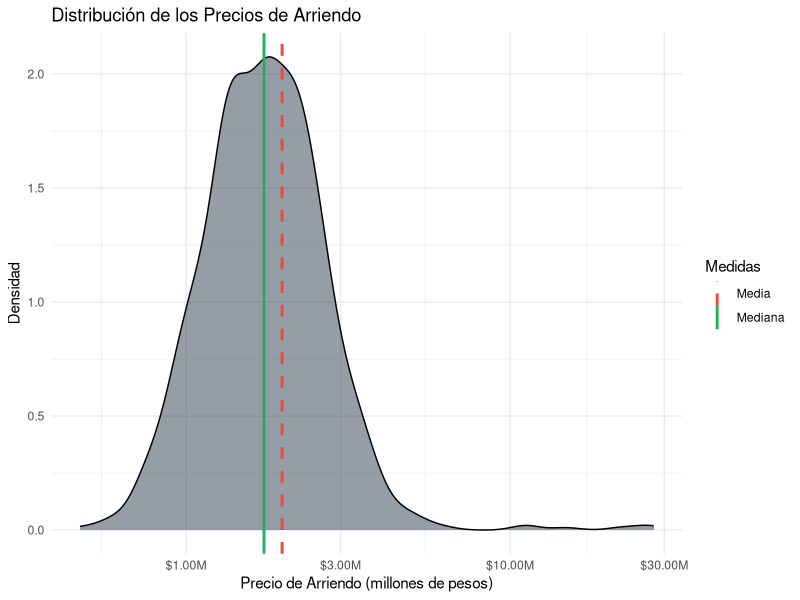
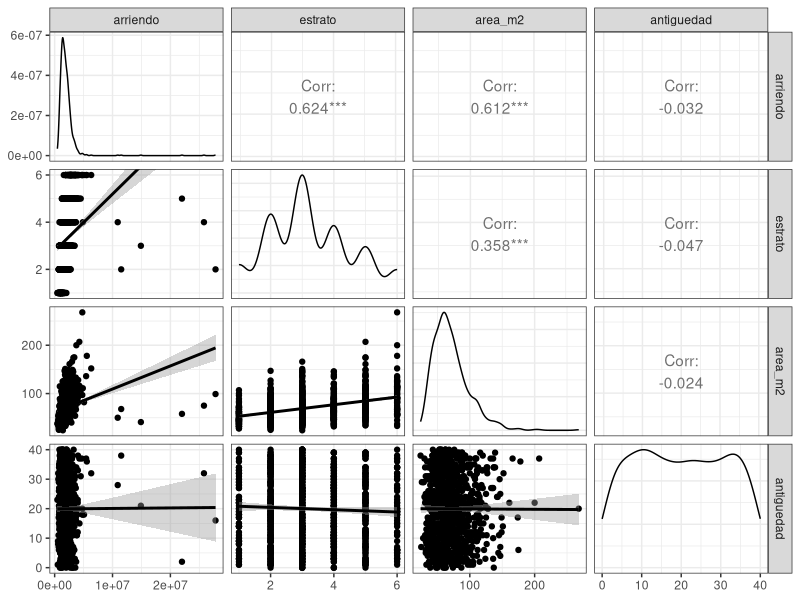

The R source for these figures, in order:
## ---- chunk 1
library(tidyverse)
library(knitr)
library(kableExtra)
library(e1071)
library(GGally)

set.seed(1010)

n <- 900

arriendos <- tibble(
  ciudad = sample(
    c("Bogotá", "Medellín", "Cali"),
    n,
    replace = TRUE,
    prob = c(0.5, 0.3, 0.2)
  ),
  
  estrato = sample(
    1:6,
    n,
    replace = TRUE,
    prob = c(0.08, 0.22, 0.32, 0.20, 0.11, 0.07)
  ),
  
  area_m2 = round(
    rlnorm(
      n,
      log(45) + 0.12 * estrato,
      0.35
    )
  ),
  
  antiguedad = round(
    runif(n, 0, 40)
  ),
  
  arriendo = round(
    exp(
      11.8 +
        0.15 * estrato +
        0.5 * log(area_m2) -
        0.12 * (ciudad == "Cali") +
        rnorm(n, 0, 0.25)
    ),
    -4
  )
)

# ============================================================
# INTRODUCCIÓN DE LOS 6 ERRORES DE DIGITACIÓN
# ============================================================

err <- sample(n, 6)

arriendos$arriendo[err] <-
  arriendos$arriendo[err] * 10

# ============================================================
# COPIA DEPURADA
# ============================================================

arriendos_depurado <- arriendos

arriendos_depurado$arriendo[err] <-
  arriendos_depurado$arriendo[err] / 10

# ============================================================
# ESTADÍSTICOS GLOBALES
# ============================================================

media_global <- mean(arriendos$arriendo)

mediana_global <- median(arriendos$arriendo)

asimetria_global <- skewness(arriendos$arriendo)

# ============================================================
# ESTADÍSTICOS POR CIUDAD
# ============================================================

stats_ciudad <- arriendos %>%
  group_by(ciudad) %>%
  summarise(
    n = n(),
    media = mean(arriendo),
    mediana = median(arriendo),
    DE = sd(arriendo),
    CV = (sd(arriendo) / mean(arriendo)) * 100,
    IQR = IQR(arriendo),
    .groups = "drop"
  )

stats_bog <- stats_ciudad %>%
  filter(ciudad == "Bogotá")

stats_med <- stats_ciudad %>%
  filter(ciudad == "Medellín")

stats_cali <- stats_ciudad %>%
  filter(ciudad == "Cali")

# ============================================================
# CORRELACIONES DE SPEARMAN
# ============================================================

cor_sp <- cor(
  arriendos %>%
    select(arriendo, estrato, area_m2, antiguedad),
  method = "spearman"
)
## ---- chunk 2
ggplot(
  arriendos,
  aes(x = arriendo / 1e6)
) +
  geom_density(
    fill = "#2c3e50",
    alpha = 0.5
  ) +
  geom_vline(
    aes(
      xintercept = media_global / 1e6,
      color = "Media"
    ),
    linetype = "dashed",
    linewidth = 1
  ) +
  geom_vline(
    aes(
      xintercept = mediana_global / 1e6,
      color = "Mediana"
    ),
    linetype = "solid",
    linewidth = 1
  ) +
  scale_color_manual(
    name = "Medidas",
    values = c(
      "Media" = "#e74c3c",
      "Mediana" = "#27ae60"
    )
  ) +
  scale_x_log10(
    labels = scales::label_dollar(
      prefix = "$",
      suffix = "M"
    )
  ) +
  labs(
    title = "Distribución de los Precios de Arriendo",
    x = "Precio de Arriendo (millones de pesos)",
    y = "Densidad"
  ) +
  theme_minimal()
## ---- chunk 3
tabla_ciudades <- stats_ciudad %>%
  transmute(
    Ciudad = ciudad,
    n = n,
    Media = media,
    Mediana = mediana,
    DE = DE,
    `CV (%)` = CV,
    IQR = IQR
  )

tabla_ciudades %>%
  kbl(
    caption = "Medidas de Dispersión y Tendencia Central por Ciudad",
    digits = 1,
    big.mark = "."
  ) %>%
  kable_styling(
    bootstrap_options = c(
      "striped",
      "hover",
      "condensed"
    ),
    full_width = FALSE
  )
## ---- chunk 4
# ============================================================
# IDENTIFICACIÓN DE VALORES ATÍPICOS
# ============================================================

Q1 <- quantile(
  arriendos$arriendo,
  0.25,
  na.rm = TRUE
)

Q3 <- quantile(
  arriendos$arriendo,
  0.75,
  na.rm = TRUE
)

iqr_v <- IQR(
  arriendos$arriendo,
  na.rm = TRUE
)

limite_superior <- Q3 + 1.5 * iqr_v

tabla_atipicos <- arriendos %>%
  mutate(
    id_original = row_number()
  ) %>%
  filter(
    arriendo > limite_superior
  ) %>%
  arrange(
    desc(arriendo)
  ) %>%
  slice_head(n = 10) %>%
  mutate(
    Diagnostico = if_else(
      arriendo > 10e6,
      "Error de digitación (x10)",
      "Arriendo alto legítimo"
    )
  ) %>%
  transmute(
    ID = id_original,
    Ciudad = ciudad,
    Estrato = estrato,
    `Área (m2)` = area_m2,
    Arriendo = arriendo,
    Diagnóstico = Diagnostico
  )

tabla_atipicos %>%
  kbl(
    caption = "Muestra de Registros Sospechosos Identificados",
    big.mark = "."
  ) %>%
  kable_styling(
    bootstrap_options = c(
      "striped",
      "hover"
    ),
    full_width = FALSE
  ) %>%
  row_spec(
    1:min(6, nrow(tabla_atipicos)),
    background = "#f8d7da"
  )
## ---- chunk 5
arriendos %>%
  select(
    arriendo,
    estrato,
    area_m2,
    antiguedad
  ) %>%
  ggpairs(
    upper = list(
      continuous = wrap(
        "cor",
        method = "spearman"
      )
    ),
    lower = list(
      continuous = "smooth"
    ),
    diag = list(
      continuous = "densityDiag"
    )
  ) +
  theme_bw()
## ---- chunk 6
# ============================================================
# RESUMEN ANTES DE DEPURAR
# ============================================================

resumen_antes <- arriendos %>%
  summarise(
    Estado = "Antes de Depurar",
    Media = mean(arriendo),
    Mediana = median(arriendo),
    DE = sd(arriendo),
    IQR = IQR(arriendo)
  )

# ============================================================
# RESUMEN DESPUÉS DE DEPURAR
# ============================================================

resumen_despues <- arriendos_depurado %>%
  summarise(
    Estado = "Después de Depurar",
    Media = mean(arriendo),
    Mediana = median(arriendo),
    DE = sd(arriendo),
    IQR = IQR(arriendo)
  )

# ============================================================
# TABLA COMPARATIVA
# ============================================================

bind_rows(
  resumen_antes,
  resumen_despues
) %>%
  kbl(
    caption = "Efecto de la Corrección de los 6 Errores de Digitación",
    digits = 1,
    big.mark = "."
  ) %>%
  kable_styling(
    bootstrap_options = c(
      "striped",
      "bordered"
    ),
    full_width = FALSE
  )
